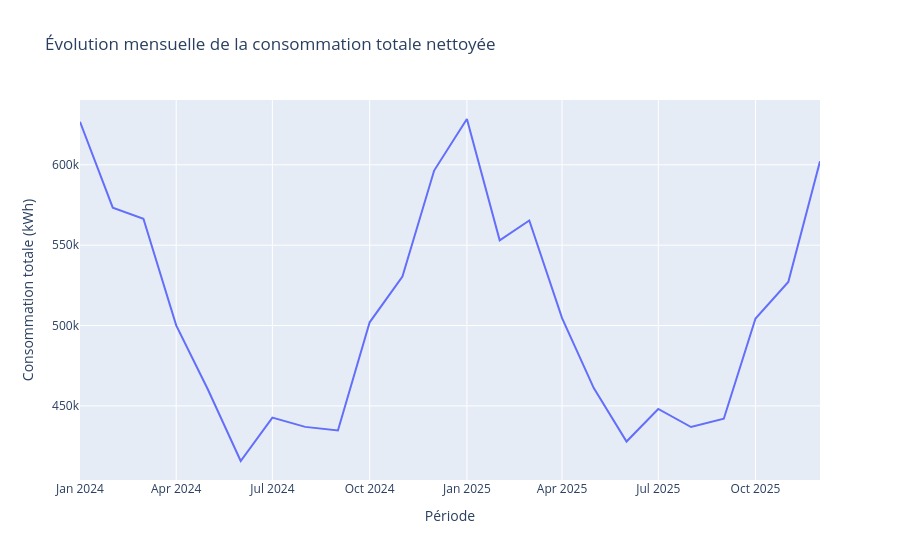

Here is the notebook cell this chart was saved with:
### Code cell
# Visualisation de la consommation mensuelle

fig = px.line(
    conso_mensuelle,
    x="periode",
    y="consommation_totale_kwh",
    title="Évolution mensuelle de la consommation totale nettoyée",
    labels={
        "periode": "Période",
        "consommation_totale_kwh": "Consommation totale (kWh)"
    }
)

fig.show()

### Figure 1 — Plotly figure (JSON) as saved in the notebook; plotly's stock layout.template omitted (floating-point values rounded to 4 significant figures)
{"data": [{"hovertemplate": "Période=%{x}<br>Consommation totale (kWh)=%{y}<extra></extra>", "legendgroup": "", "line": {"color": "#636efa", "dash": "solid"}, "marker": {"symbol": "circle"}, "mode": "lines", "name": "", "orientation": "v", "showlegend": false, "type": "scatter", "x": ["2024-01-01T00:00:00.000000000", "2024-02-01T00:00:00.000000000", "2024-03-01T00:00:00.000000000", "2024-04-01T00:00:00.000000000", "2024-05-01T00:00:00.000000000", "2024-06-01T00:00:00.000000000", "2024-07-01T00:00:00.000000000", "2024-08-01T00:00:00.000000000", "2024-09-01T00:00:00.000000000", "2024-10-01T00:00:00.000000000", "2024-11-01T00:00:00.000000000", "2024-12-01T00:00:00.000000000", "2025-01-01T00:00:00.000000000", "2025-02-01T00:00:00.000000000", "2025-03-01T00:00:00.000000000", "2025-04-01T00:00:00.000000000", "2025-05-01T00:00:00.000000000", "2025-06-01T00:00:00.000000000", "2025-07-01T00:00:00.000000000", "2025-08-01T00:00:00.000000000", "2025-09-01T00:00:00.000000000", "2025-10-01T00:00:00.000000000", "2025-11-01T00:00:00.000000000", "2025-12-01T00:00:00.000000000"], "xaxis": "x", "y": [626800.0, 573300.0, 566400.0, 500100.0, 460200.0, 415700.0, 442700.0, 437000.0, 434700.0, 502000.0, 530500.0, 596400.0, 628500.0, 553000.0, 565300.0, 504600.0, 461100.0, 427900.0, 448100.0, 436900.0, 442000.0, 504300.0, 527100.0, 602200.0], "yaxis": "y"}], "layout": {"legend": {"tracegroupgap": 0}, "title": {"text": "Évolution mensuelle de la consommation totale nettoyée"}, "xaxis": {"anchor": "y", "domain": [0, 1], "title": {"text": "Période"}}, "yaxis": {"anchor": "x", "domain": [0, 1], "title": {"text": "Consommation totale (kWh)"}}}}
